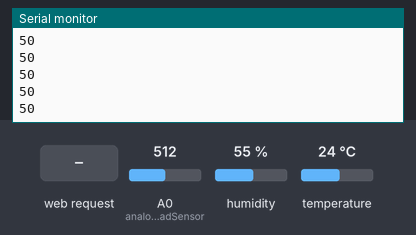
The sketch below on a simulated ESP8266 (NodeMCU). Shown: the last lines printed to the serial monitor. The test bench sets the inputs (shaded band); at power-on: A0 (analogReadSensor) = 512, humidity 55 %, temperature 24 °C. WiFi joins after 1.5 s; servers stay silent unless stated.

Above: at 2.9 s.
3.0 s: HTTP request GET /Up=ON received
At 4.2 s:
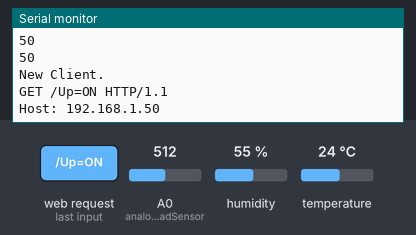
4.5 s: A0 (analogReadSensor) set to 716
At 5.2 s:
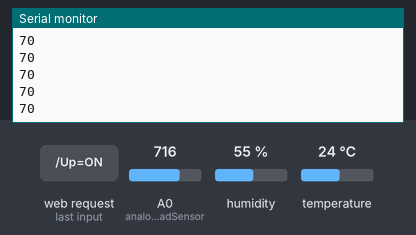
6.0 s: A0 (analogReadSensor) set to 900
At 6.8 s:
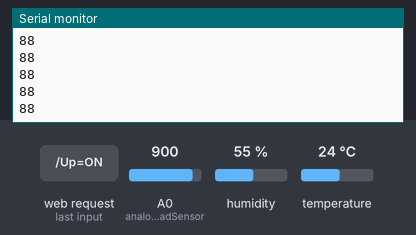
Timing chart, 0 to 9.0 s (numbered marks = the images above; inputs shaded):
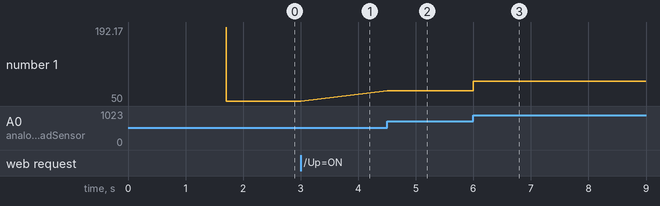

Measured:
- after the input at 3.0 s, the serial monitor: prints a new line at once (image 1)
- after the input at 4.5 s, the serial monitor: prints a new line at once (image 2)
- after the input at 6.0 s, the serial monitor: prints a new line at once (image 3)
- plotted number 1: 50 → 70 after the input at 4.5 s, 70 → 88 after the input at 6.0 s

The sketch:

ROOM_MONITORING.ino
```cpp
#include "DHT.h"        // including the library of DHT11 temperature and humidity sensor
#define DHTTYPE DHT11   // DHT 11
#include <ESP8266WiFi.h>

const char *ssid = "YOUR_SSID_HERE";
const char *password = "YOUR_PASSWROD_HERE";
unsigned long currentTime = millis();
unsigned long previousTime = 0;
const long timeoutTime = 2000;

int sensorVal = 0;

const int analogReadSensor = A0;


WiFiServer server(8080);
String header;

#define dht_dpin D1
DHT dht(dht_dpin, DHTTYPE);

void setup(void)
{
  dht.begin();

  Serial.begin(9600);
  Serial.print("Conecting to ");
  Serial.println(ssid);
  WiFi.begin(ssid, password);
  delay(700);

  while (WiFi.status() != WL_CONNECTED)
  {
    delay(500);
    Serial.print(".");
  }

  Serial.println(".");
  Serial.println("Connected To the Wifi");

  Serial.println("IP ADDRESS");
  Serial.println(WiFi.localIP());
  server.begin();
}

void loop()
{
  float h = 0.0;   // Humidity level
  float t = 0.0;   // Temperature in Celsius
  float f = 0.0;
  int value = LOW;
  sensorVal = analogRead(analogReadSensor);

  int brightPrecent = map(sensorVal, 0, 1024, 0, 100);


  Serial.println(brightPrecent);

  WiFiClient client = server.available();

  if (client)
  {
    Serial.println("New Client."); // print a message out in the serial port

    String currentLine = "";

    currentTime = millis();
    previousTime = currentTime;

    while (client.connected() && currentTime - previousTime <= timeoutTime)
    {
      currentTime = millis();

      if (client.available())
      {
        char c = client.read(); // read a byte then
        Serial.write(c);
        header += c;

        if (c == '\n')
        { // If a newline is received, process the request
          // Send the HTTP response headers
          client.println("HTTP/1.1 200 OK");
          client.println("Content-type:text/html");
          client.println("Connection: close");
          client.println();

          if (header.indexOf("/Up=ON") != -1)  {
              h = dht.readHumidity();    //Read humidity level
              t = dht.readTemperature(); //Read temperature in celcius
              f = (h * 1.8) + 32;        //Temperature converted to Fahrenheit
              value = HIGH;
            }
          if (currentLine.length() == 0)
          {
            // Send   the HTML content for the main page
            client.println("<!DOCTYPE html><html>");
            client.println("<head><meta name=\"viewport\" content=\"width=device-width, initial-scale=1\">");
            client.println("<link rel=\"icon\" href=\"data:,\">");
            client.println("<body><h1>ESP8266 Web Server</h1>");
            client.println("HTTP/1.1 200 OK");
            client.println("Content-Type: text/html");
            client.println("");
            client.println("<!DOCTYPE HTML>");
            client.println("<html>");
            client.println("<h1 align=center>Temperature & Humidity Monitoring with DHT11</h1><br><br>");

            client.println("Brightness in precent = ");
            client.println(brightPrecent);
            client.println("<br>");
            client.print("Temperature in Celsius =");
            client.println(t);
            client.println("<br>");
            client.print("Temperature in Fahrenheit =");
            client.println(f);
            client.println("<br>");
            client.print("Humidity =");
            client.println(h);
            client.print(" %");
            client.println("<br>");
            client.println();

            client.println("<a href=\"/Up=ON\"\"><button>Update Temperature & Humidity</button></a><br />");

            client.println("</body></html>");
          }
          else
          {
            // Clear the currentLine if it's not empty
            currentLine = "";
          }
        }
        else if (c != '\r')
        {
          // If the received character is not a carriage return, add it to the currentLine
          currentLine += c;
        }
      }
    } // end of the while loop while the client is connected

    // You have reached the end of the client connection

    header = "";
    // F the connection
    client.stop();
    Serial.println("Client disconnected.");
    Serial.println("");
  }
}
```
